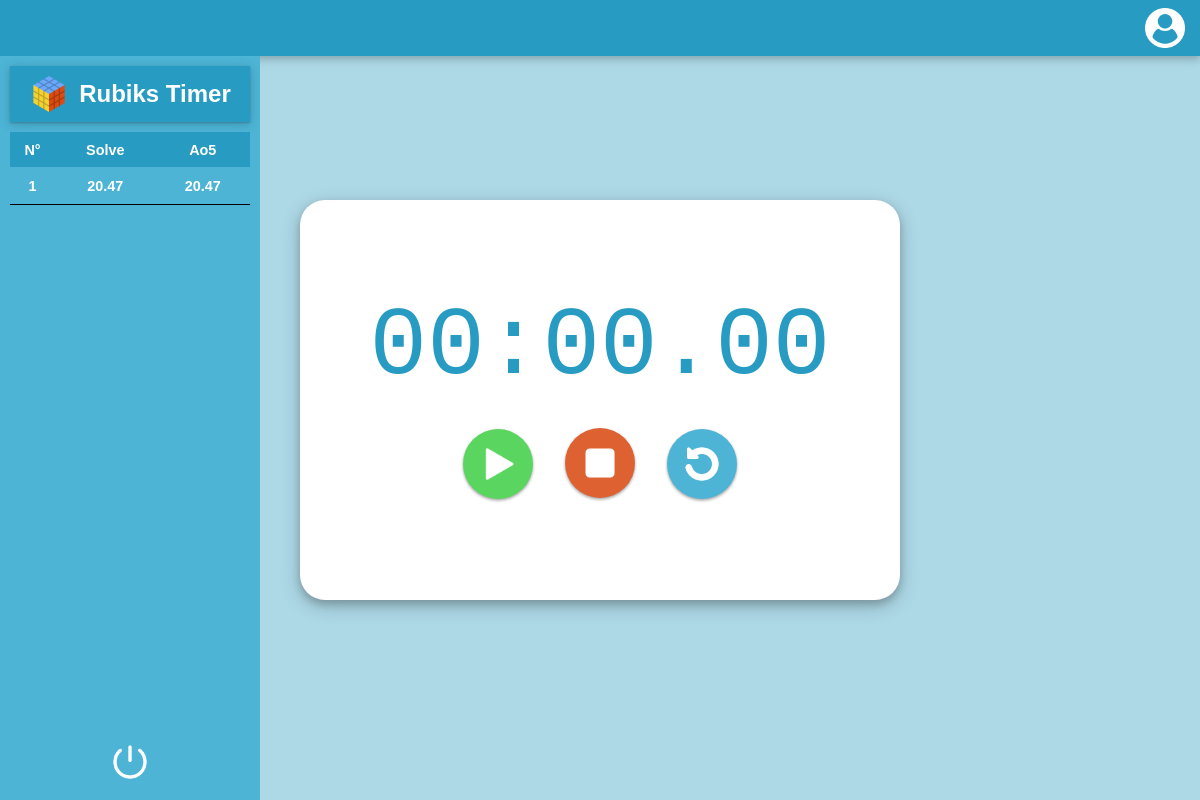
The app's page / (signed in), older data.
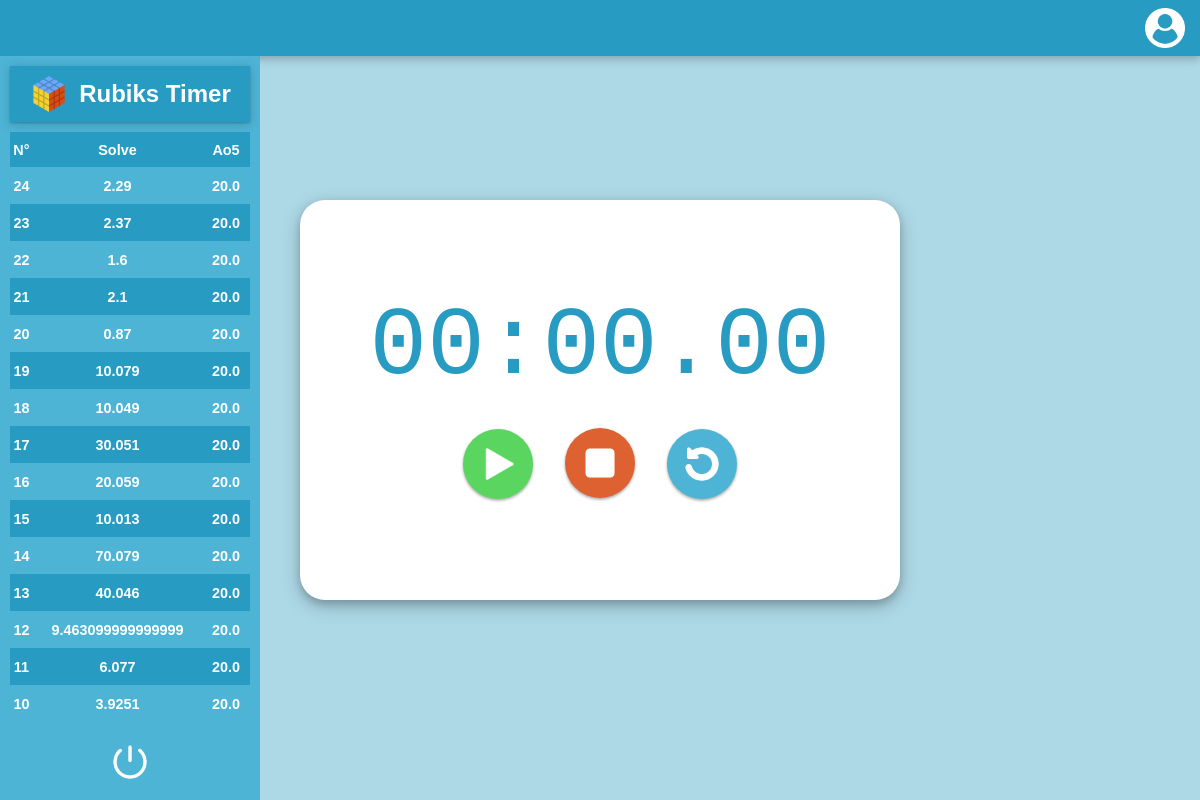
The same page, newer data.
### rtimer/models.py (models this page shows)
class Solve(models.Model):
    id = models.BigAutoField(primary_key=True)
    user = models.ForeignKey(
        settings.AUTH_USER_MODEL,
        on_delete=models.CASCADE,
        related_name="solves"
    )
    time = models.FloatField()
    scramble = models.CharField(max_length=64)
    averageFive = models.CharField(max_length=64)

### rtimer/views.py (the view, shortened to what this page needs)
# urls.py: path("", views.index, name="index"),
def index(request):
        if request.user.is_authenticated:
            solves = request.user.solves.order_by("-id")
            firstId = None
            if solves:
                firstId = solves.first().id
            return render(request, "rtimer/index.html", {
                    "solves": solves,
                    "firstId": firstId
            })
        else:
            return render(request, "rtimer/index.html")

### rtimer/templates/rtimer/index.html (shortened to what this page needs)
{% extends "rtimer/layout.html" %}
{% load static %}
{% block body %}
        <div id="scrambleContainer" class="scrambleContainer">
            <button class="login-btn">
                <image src="{% static 'rtimer/images/usericon.png' %}" onclick="login()"></image>
            </button>
        </div>
        <nav id="sideBar" class="sideBar">
            <div id="titlebar" class="titlebar">
                <image class="rubik" src="{% static 'rtimer/images/rubikIcon.png' %}"></image>
                <h1 class="heading">Rubiks Timer</h1>
            </div>
            <div class="solve-table-container">
                <table class="solve-table">
                    <thead>
                        <tr>
                            <th>N°</th>
                            <th>Solve</th>
                            <th>Ao5</th>
                        </tr>
                    </thead>
                    <tbody>
                    {% for solve in solves %}
                        <tr>
                            <td>{{ forloop.revcounter }}</td>
                            <td>{{ solve.time }}</td>
                            <td>{{ solve.averageFive }}</td>
                        </tr>
                    {% endfor %}
                    </tbody>
                </table>
            </div>
           {% if user.is_authenticated %}
            <form class="logout-btn" action="{% url 'logout' %}" method="POST">
                <button class="logout-btn" type="submit">
                    <img src="{% static 'rtimer/images/logouticon.png' %}" alt="Logout">
                </button>
            </form>
            {% endif %}
        </nav>
    <div class="displayContainer">
        <div id="display" class="display">
            <label id="timer" class="timer">
                <span id="minutes" class="group">00</span><span id="minutesColon">:</span>
                <span id="seconds" class="group">00 </span><span id="secondsColon">.</span>
                <span id="milliseconds" class="group">00</span>
            </label>
            <div id="controls" class="controls">
                <button id="cmdStart" class="cmdStart" onclick="start()" onkeydown="start()"><image class="cmdStartIco" src="{% static 'rtimer/images/startbutton.png' %}"></image></button>
                {% if user.is_authenticated %}
                    <form id="solveForm" action="{% url 'index' %}" method="POST">
                        <button id="cmdStop" class="cmdStop" onclick="stop()"><image class="cmdStopIco" src="{% static 'rtimer/images/stopbutton.png' %}"></image></button>
                    </form>
                {% else %}
                    <button id="cmdStop" class="cmdStop" onclick="stop()"><image class="cmdStopIco" src="{% static 'rtimer/images/stopbutton.png' %}"></image></button>
                {% endif %}
                <button id="cmdReset" class="cmdReset"  onclick="reset()"><image class="cmdStopIco" src="{% static 'rtimer/images/resetbutton.png' %}"></image></button>
            </div>
        </div>
    </div>
{% endblock %}

Row changes from the older to the newer data that the page shows:
no longer on this page (row unchanged): Solve: time "20.47", averageFive "20.47"
added Solve: time "2.29", averageFive "20.0"
added Solve: time "2.37", averageFive "20.0"
added Solve: time "1.6", averageFive "20.0"
added Solve: time "2.1", averageFive "20.0"
added Solve: time "0.87", averageFive "20.0"
added Solve: time "10.079", averageFive "20.0"
added Solve: time "10.049", averageFive "20.0"
added Solve: time "30.051", averageFive "20.0"
added Solve: time "20.059", averageFive "20.0"
added Solve: time "10.013", averageFive "20.0"
added Solve: time "70.079", averageFive "20.0"
added Solve: time "40.046", averageFive "20.0"
added Solve: time "9.463099999999999", averageFive "20.0"
added Solve: time "6.077", averageFive "20.0"
added Solve: time "3.9251", averageFive "20.0"
